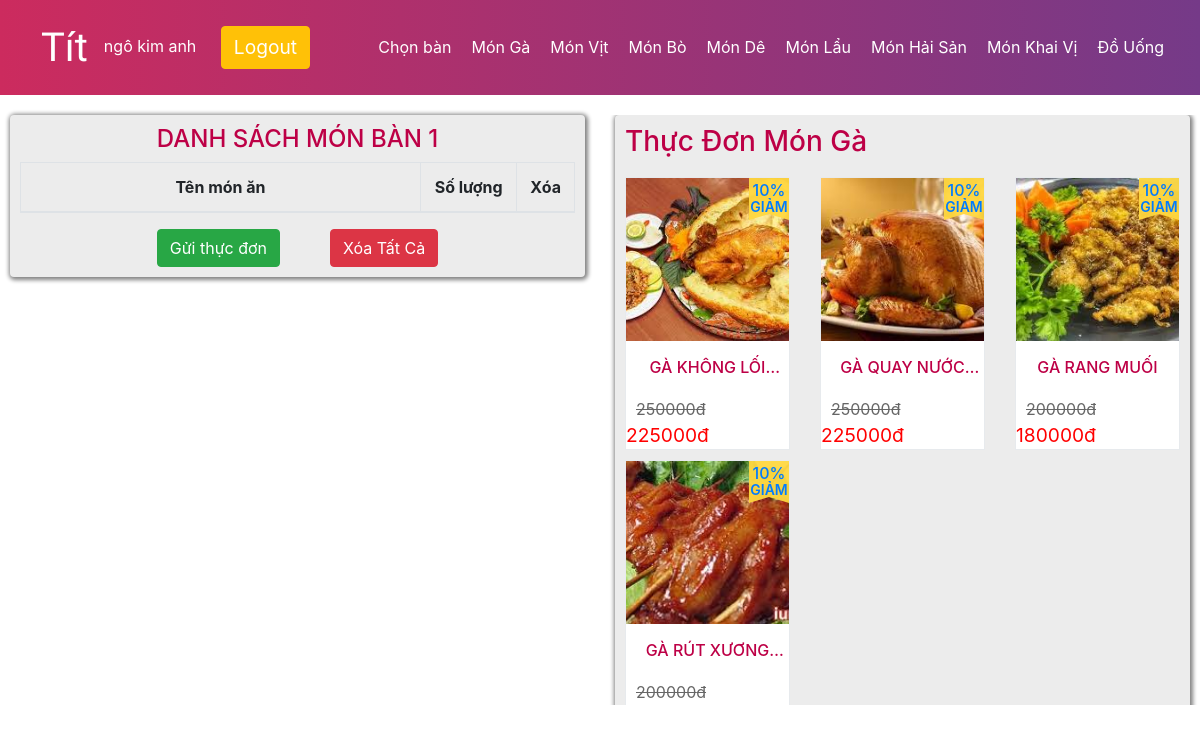
The page /php/book_product.php?id_ban=1 (signed in) on the database its author committed.
### tables this page shows
CREATE TABLE `user` (
  `id_user` int(11) NOT NULL,
  `ten_user` varchar(50) NOT NULL,
  `sdt_user` varchar(50) NOT NULL,
  `email_user` varchar(50) NOT NULL,
  `matkhau` varchar(50) NOT NULL,
  `quyen_user` tinyint(4) NOT NULL
);

CREATE TABLE `banan` (
  `id_banan` int(11) NOT NULL,
  `ten_banan` varchar(50) NOT NULL,
  `ghichu` int(11) NOT NULL
);

CREATE TABLE `danhmuc` (
  `id_danhmuc` int(11) NOT NULL,
  `ten_danhmuc` varchar(50) NOT NULL
);

CREATE TABLE `sp` (
  `id_sp` int(11) NOT NULL,
  `ten_sp` varchar(50) NOT NULL,
  `gia_sp` float NOT NULL,
  `khuyenmai_sp` float NOT NULL,
  `giakhuyenmai_sp` float NOT NULL,
  `img_sp` text NOT NULL,
  `loai_sp` varchar(50) NOT NULL
);

### php/product.php (the view, shortened to what this page needs)
<?php
    $sql1="SELECT * FROM danhmuc";
    $result1 = mysqli_query($conn,$sql1);
?>
        <?php
            if(mysqli_num_rows($result1)){
            $i=1;
                while($row1 = mysqli_fetch_array($result1) ){
                    $sql2="SELECT * FROM sp where loai_sp = ".$row1['id_danhmuc'];
                    $result2 = mysqli_query($conn,$sql2);
                    echo "<div class='row' id='".$i."'><h3 class='col-lg-12' style='color: #bd0046;'>".$row1['ten_danhmuc']."</h3><br></div>";
                    echo"<div class='row'>";
                     while( $row2 =$result2 -> fetch_object()){
                        $image=$row2 -> img_sp;
                        $image_src='../image/'.$image;
                        $ten_sp=$row2->ten_sp;
                        $gia_sp=$row2->gia_sp;
                        $khuyenmai_sp=$row2->khuyenmai_sp;
                        $id_sp = $row2->id_sp;
                        $uri = $_SERVER['REQUEST_URI'];
                        $uri2=substr( $uri,  0, strpos($uri,"&"));
                        $url=$uri2==false?$uri:$uri2;
                        $giakhuyenmai_sp=$gia_sp-(($gia_sp * $khuyenmai_sp)/100);
                        ?>
                                <div class="col-xl-4 col-lg-6 col-md-4 col-sm-4">
                                <a href="<?php echo $url.'&id='.$id_sp; ?>">
                                    <div class="home__product-item" onclick="return add_mon_an(this);">
                                        <div class="home__product-item-img" id="link" style="background-image: url('<?php echo $image_src; ?>');"></div>
                                        <h4 class="home__product-item-name" id="name"><?php echo $ten_sp; ?></h4>
                                        <div class="home__product-item-price">
                                            <span class="home__product-item-price-old" id="old"><?php echo $gia_sp; ?>đ</span>
                                            <span class="home__product-item-price-curent" id="curent" ><?php echo $giakhuyenmai_sp; ?>đ</span>
                                        </div>
                                        <div class="home__product-item-price-sale">
                                            <span class="home__product-item-price-sale-percent" id="sale" ><?php echo $khuyenmai_sp; ?>%</span>
                                            <span class="home__product-item-price-sale-label" style="font-size:14px;top:-8px;">GIẢM</span>
                                        </div>
                                    </div>
                                </a>
                                </div>
                <?php
                }
                echo"</div>";
                $i++;
                }
            }
        ?>

### php/book_product.php (shortened to what this page needs)
<?php
require("session_user.php");
if(isset($_SESSION['login_user'])){
  $sql2="SELECT * FROM user where sdt_user = ".$_SESSION['login_user'];
  $result2 = $conn->query($sql2);
  $data = $result2->fetch_assoc();
}else{
 header("location: login.php");
}
if(isset($_GET["id_ban"])){
  $id_ban =$_GET['id_ban'];
  $sql1="SELECT * FROM banan WHERE id_banan=$id_ban";
  $result1=mysqli_query($conn,$sql1);
  if($row1=mysqli_fetch_assoc($result1)){
    $ten_ban=$row1["ten_banan"];
  }
}else{
 header("location: check_book.php");
}
$uri = $_SERVER['REQUEST_URI'];
$uri2=substr( $uri,  0, strpos($uri,"&"));
$url=$uri2==false?$uri:$uri2;
?>
<!DOCTYPE html>
<html lang="en">
<head>
  <?php  require("../css/style.php")?>
  <link rel="stylesheet" href="../css/style.css">
  <link rel="stylesheet" href="../css/header_user.css">
  <link rel="stylesheet" href="../css/book_product.css">
</head>
<body  data-spy="scroll" data-target=".navbar" data-offset="50">
  <div class="header">
    <?php require("header_user.php") ?>
  </div>
  <div class="row " style="margin-top: 10px; padding: 10px">
    <div class="col-lg-6 croll-oder" >
      <div class="list-menu">
      <h4 style="text-align:center; color: #bd0046;">DANH SÁCH MÓN <span style="text-transform:uppercase;"><?php echo $ten_ban ;?><span></h4>
        <form action="<?=$url?>" method="post">
          <table class="table table-bordered">
            <thead class="thead-purple">
              <tr>
                <th style="width:400px;text-align:center;">Tên món ăn</th>
                <th style="text-align:center;">Số lượng</th>
                <th style="text-align:center;">Xóa</th>
              </tr>
            </thead>
                                  </table>
                                  <div class="book__product-btn">
                                    <div><a href="<?=$url?>&action=gui" class=" btn btn-success" style='margin-right: 50px; ' > Gửi thực đơn</a></div>
                                    <div><a href="<?=$url?>&action=xoa-het" class=" btn btn-danger" style=' ' > Xóa Tất Cả</a></div>
                                  </div>
                                </form>
                              </div>
                            </div>
                          </body>
                          </html>
                          <div class="col-lg-6 croll">
      <div class="list-item list-menu">
        <?php require("product.php") ?>
      </div>
    </div>

### php/header_user.php
<nav class="navbar navbar-expand-lg navbar-custom"> <a class='navbar-brand' href="check_book.php">Tít </a>
        <div class="collapse navbar-collapse">
        <?php if(isset($_SESSION['login_user'])): ?>
            <ul class="navbar-nav nav mr-auto">
            <li class="reg_form">
                <label for="" style="margin-right: 20px;color: white;"><?=$data['ten_user']?></label>
                <a class="btn btn-warning" href="logout.php" >Logout</a>
                </li>
            </ul>
        <?php endif; ?>
            <ul class="navbar-nav nav navbar-right ">
                 <li class="header__notify-list-item notify__menu">
                    <a href="check_book.php" class="header__notify-list-link"  >Chọn bàn</a>
                </li>
                <li class="header__notify-list-item notify__menu">
                    <a href="#1" class="header__notify-list-link"  >Món Gà</a>
                </li>
                <li class="header__notify-list-item">
                    <a href="#2" class="header__notify-list-link">Món Vịt</a>
                </li>
                <li class="header__notify-list-item">
                    <a href="#3" class="header__notify-list-link">Món Bò </a>
                </li>
                <li class="header__notify-list-item">
                    <a href="#4" class="header__notify-list-link">Món Dê</a>
                </li>
                <li class="header__notify-list-item">
                    <a href="#5" class="header__notify-list-link">Món Lẩu </a>
                </li>
                <li class="header__notify-list-item">
                    <a href="#8" class="header__notify-list-link">Món Hải Sản</a>
                </li>
                <li class="header__notify-list-item">
                    <a href="#6" class="header__notify-list-link">Món Khai Vị</a>
                </li>
                <li class="header__notify-list-item">
                    <a href="#7" class="header__notify-list-link">Đồ Uống</a>
                </li>
            </ul>
        </div>
    </nav>

### css/style.css (style rules this page uses)
* { margin: 0; padding: 0; }
.reg_form>a { font-size: 1.2em; margin-right: 10px; }
.navbar-brand { font-family: 'Sriracha',sans-serif; font-size: 2.5em; color: white !important; padding-left: 25px; font-weight: normal; }
.navbar-custom { background: linear-gradient(to right, rgb(204, 43, 94), rgb(117, 58, 136)); height: 95px; width: 100%; z-index: 999; }
.navbar-nav>li>a { color: white; }

### css/header_user.css (style rules this page uses)
.header__notify-list-item { position: relative; padding-right:10px; display:inline-block; }
.header__notify-list-link { padding-right:10px; }

### css/book_product.css (style rules this page uses)
.home__product-item { position: relative; background-color:white; margin-top:10px; transition: transform; border:1px solid rgb(231,234,237); }
.home__product-item-img { background-position: top; background-size: cover; padding-top: 100%; background-repeat: no-repeat; }
.home__product-item-name { color: #bd0046; font-size: 1rem; text-transform: uppercase; line-height:2rem; text-align: center; padding:10px 0; height:3rem; overflow: hidden; display:block; display:-webkit-box; -webkit-box-orient: vertical; -webkit-line-clamp: 1; }
.home__product-item-price { display:flex; justify-content: space-between; align-items: baseline; flex-wrap: wrap; }
.home__product-item-price-old { font-size: 1rem; color:#666; text-decoration: line-through; padding-left:10px; }
.home__product-item-price-curent { font-size:1.2rem; color:red; padding-right: 10px; }
.home__product-item-price-sale { position:absolute; right:0; top:0; width:40px; height:36px; text-align:center; background:rgba(255, 216, 64, 0.94); }
.home__product-item-price-sale-percent { font-size: 1rem; line-height: 1rem; font-weight:500; position: relative; top:0; }
.home__product-item-price-sale-label { font-size:1.4rem; line-height: 1.4rem; position: relative; top:2px; font-weight:600; }
.home__product-item-price-sale::after { content:""; position: absolute; left: 0; bottom: -6px; border-width:0 20px 6px; border-style:solid; border-color:transparent rgba(255, 216, 64, 0.94) transparent rgba(255, 216, 64, 0.94); }
.croll { height:590px; overflow-x:hidden; overflow-y:auto; }
.croll-oder { max-height:500px; margin-bottom: 20px; }
.book__product-btn { display: flex; justify-content: center; }
.list-menu { background: #ececec; border-radius: 4px; box-shadow: 1px 1px 4px 2px #828282; padding: 10px; }

### css/style.php (style rules this page uses)
body,html { width: 100% !important; margin: 0px !important; padding: 0px !important; overflow-x: hidden !important; }

### rows shown on the page
user: ten_user "ngô kim anh"
banan: ten_banan "BÀN 1"
danhmuc: ten_danhmuc "Thực Đơn Món Gà"
sp: img_sp (picture), ten_sp "GÀ KHÔNG…", gia_sp "250000", giakhuyenmai_sp "225000", khuyenmai_sp "10"
sp: img_sp (picture), ten_sp "GÀ QUAY…", gia_sp "250000", giakhuyenmai_sp "225000", khuyenmai_sp "10"
sp: img_sp (picture), ten_sp "GÀ RANG MUỐI", gia_sp "200000", giakhuyenmai_sp "180000", khuyenmai_sp "10"
sp: img_sp (picture), ten_sp "GÀ RÚT…", gia_sp "200000", khuyenmai_sp "10"
